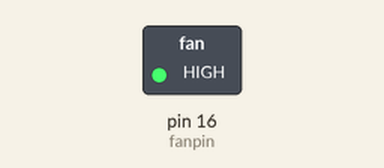
Bench run of a sketch on a simulated Arduino Uno, built with avr-gcc and run on an emulated ATmega328P. On the bench: switched loads named in the sketch (green lamp = pin HIGH).

Above: at 0.1 s.
Timing chart, 0 to 1.6 s (numbered marks = the images above):
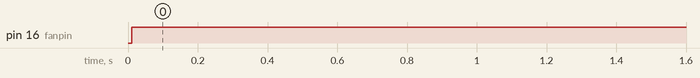

The sketch:

basic.ino
```cpp
// S.Selvabharathi B.Tech  IT  Rajalakshmi Engineering College
//this is a sample code to take any device to work with microcontroller,such as to run and stop a motor,fan,led,ldr etc.
const int fanpin=16;
void setup() {
  // put your setup code here, to run once:
Serial.begin(115200);
  delay(10);
  pinMode(fanpin,OUTPUT);
}

void loop() {
  // put your main code here, to run repeatedly:
//delay(100000000);
// digitalWrite(fanpin,LOW);
// delay(100000000);
  digitalWrite(fanpin,HIGH);
}
```

Measured:
- by itself, pin 16 (fanpin): LOW → HIGH at 0.01 s
